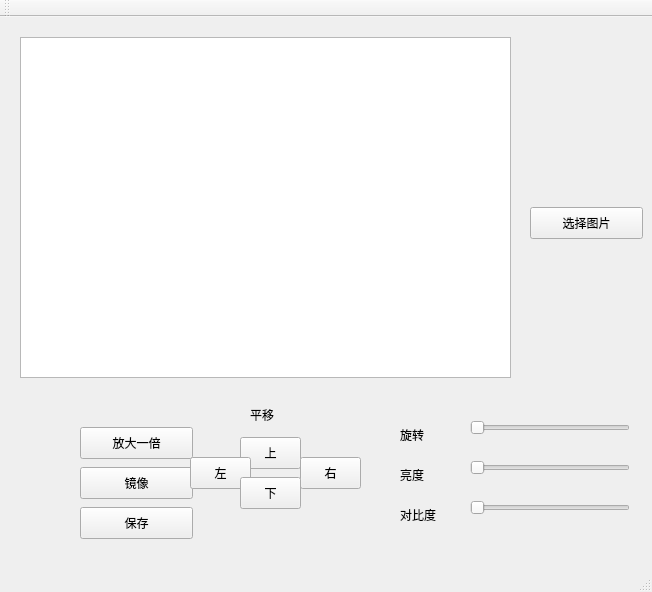
<?xml version="1.0" encoding="UTF-8"?>
<ui version="4.0">
 <class>MainWindow</class>
 <widget class="QMainWindow" name="MainWindow">
  <property name="geometry">
   <rect>
    <x>0</x>
    <y>0</y>
    <width>652</width>
    <height>592</height>
   </rect>
  </property>
  <property name="windowTitle">
   <string>MainWindow</string>
  </property>
  <widget class="QWidget" name="centralWidget">
   <widget class="QPushButton" name="zoomify">
    <property name="geometry">
     <rect>
      <x>80</x>
      <y>410</y>
      <width>113</width>
      <height>32</height>
     </rect>
    </property>
    <property name="text">
     <string>放大一倍</string>
    </property>
   </widget>
   <widget class="QPushButton" name="mirror">
    <property name="geometry">
     <rect>
      <x>80</x>
      <y>450</y>
      <width>113</width>
      <height>32</height>
     </rect>
    </property>
    <property name="text">
     <string>镜像</string>
    </property>
   </widget>
   <widget class="QLabel" name="label_2">
    <property name="geometry">
     <rect>
      <x>400</x>
      <y>450</y>
      <width>60</width>
      <height>16</height>
     </rect>
    </property>
    <property name="text">
     <string>亮度</string>
    </property>
   </widget>
   <widget class="QSlider" name="lightControl">
    <property name="geometry">
     <rect>
      <x>470</x>
      <y>440</y>
      <width>160</width>
      <height>22</height>
     </rect>
    </property>
    <property name="orientation">
     <enum>Qt::Horizontal</enum>
    </property>
   </widget>
   <widget class="QLabel" name="label_3">
    <property name="geometry">
     <rect>
      <x>400</x>
      <y>490</y>
      <width>60</width>
      <height>16</height>
     </rect>
    </property>
    <property name="text">
     <string>对比度</string>
    </property>
   </widget>
   <widget class="QSlider" name="compareControl">
    <property name="geometry">
     <rect>
      <x>470</x>
      <y>480</y>
      <width>160</width>
      <height>22</height>
     </rect>
    </property>
    <property name="orientation">
     <enum>Qt::Horizontal</enum>
    </property>
   </widget>
   <widget class="QLabel" name="label_4">
    <property name="geometry">
     <rect>
      <x>250</x>
      <y>390</y>
      <width>60</width>
      <height>16</height>
     </rect>
    </property>
    <property name="text">
     <string>平移</string>
    </property>
   </widget>
   <widget class="QPushButton" name="moveUp">
    <property name="geometry">
     <rect>
      <x>240</x>
      <y>420</y>
      <width>61</width>
      <height>32</height>
     </rect>
    </property>
    <property name="text">
     <string>上</string>
    </property>
   </widget>
   <widget class="QPushButton" name="moveRight">
    <property name="geometry">
     <rect>
      <x>300</x>
      <y>440</y>
      <width>61</width>
      <height>32</height>
     </rect>
    </property>
    <property name="text">
     <string>右</string>
    </property>
   </widget>
   <widget class="QPushButton" name="moveLeft">
    <property name="geometry">
     <rect>
      <x>190</x>
      <y>440</y>
      <width>61</width>
      <height>32</height>
     </rect>
    </property>
    <property name="text">
     <string>左</string>
    </property>
   </widget>
   <widget class="QPushButton" name="moveDown">
    <property name="geometry">
     <rect>
      <x>240</x>
      <y>460</y>
      <width>61</width>
      <height>32</height>
     </rect>
    </property>
    <property name="text">
     <string>下</string>
    </property>
   </widget>
   <widget class="QSlider" name="rotateControl">
    <property name="geometry">
     <rect>
      <x>470</x>
      <y>400</y>
      <width>160</width>
      <height>22</height>
     </rect>
    </property>
    <property name="orientation">
     <enum>Qt::Horizontal</enum>
    </property>
   </widget>
   <widget class="QLabel" name="label_5">
    <property name="geometry">
     <rect>
      <x>400</x>
      <y>410</y>
      <width>60</width>
      <height>16</height>
     </rect>
    </property>
    <property name="text">
     <string>旋转</string>
    </property>
   </widget>
   <widget class="QPushButton" name="selectImg">
    <property name="geometry">
     <rect>
      <x>530</x>
      <y>190</y>
      <width>113</width>
      <height>32</height>
     </rect>
    </property>
    <property name="text">
     <string>选择图片</string>
    </property>
   </widget>
   <widget class="QPushButton" name="saveImg">
    <property name="geometry">
     <rect>
      <x>80</x>
      <y>490</y>
      <width>113</width>
      <height>32</height>
     </rect>
    </property>
    <property name="text">
     <string>保存</string>
    </property>
   </widget>
   <widget class="QLabel" name="mainlabel">
    <property name="geometry">
     <rect>
      <x>130</x>
      <y>100</y>
      <width>221</width>
      <height>91</height>
     </rect>
    </property>
    <property name="text">
     <string>BMP</string>
    </property>
   </widget>
   <widget class="QGraphicsView" name="mainGraphic">
    <property name="geometry">
     <rect>
      <x>20</x>
      <y>20</y>
      <width>491</width>
      <height>341</height>
     </rect>
    </property>
   </widget>
  </widget>
  <widget class="QMenuBar" name="menuBar">
   <property name="geometry">
    <rect>
     <x>0</x>
     <y>0</y>
     <width>652</width>
     <height>22</height>
    </rect>
   </property>
  </widget>
  <widget class="QToolBar" name="mainToolBar">
   <attribute name="toolBarArea">
    <enum>TopToolBarArea</enum>
   </attribute>
   <attribute name="toolBarBreak">
    <bool>false</bool>
   </attribute>
  </widget>
  <widget class="QStatusBar" name="statusBar"/>
 </widget>
 <layoutdefault spacing="6" margin="11"/>
 <resources/>
 <connections/>
</ui>
